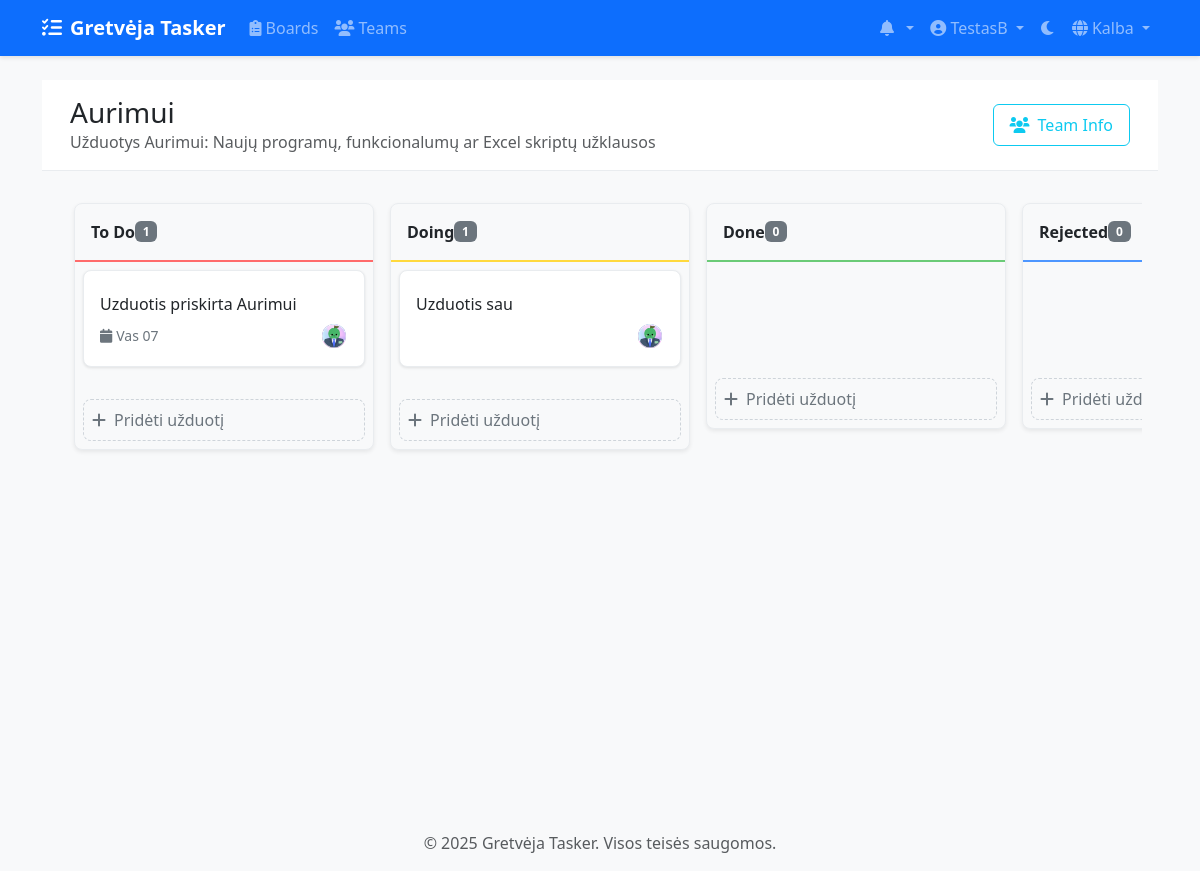
Page /lt/boards/2/ (signed in) on the committed database.
### accounts/models.py (models this page shows, shortened)
class CustomUser(AbstractUser):
    email = models.EmailField(_('email address'), unique=True)
    avatar = models.ImageField(upload_to='avatars/', null=True, blank=True)
    bio = models.TextField(max_length=500, blank=True)
    theme_preference = models.CharField(
        max_length=10,
        choices=[('light', 'Light'), ('dark', 'Dark')],
        default='light'
    )
    notification_preferences = models.JSONField(
        default=dict,
        help_text=_('User notification preferences')
    )
    class Meta:
        verbose_name = _('user')
        verbose_name_plural = _('users')

### boards/models.py (models this page shows, shortened)
class Board(models.Model):
    title = models.CharField(max_length=200)
    description = models.TextField(blank=True)
    created_at = models.DateTimeField(auto_now_add=True)
    updated_at = models.DateTimeField(auto_now=True)
    owner = models.ForeignKey(
        settings.AUTH_USER_MODEL,
        on_delete=models.CASCADE,
        related_name='owned_boards'
    )
    team = models.ForeignKey(
        Team,
        on_delete=models.CASCADE,
        related_name='boards',
        null=True,
        blank=True
    )

class Column(models.Model):
    COLUMN_TYPES = [
        ('todo', 'Padaryti'),
        ('doing', 'Daroma'),
        ('done', 'Atlikta'),
        ('rejected', 'Atmesta'),
    ]
    board = models.ForeignKey(Board, on_delete=models.CASCADE, related_name='columns')
    title = models.CharField(max_length=100)
    type = models.CharField(max_length=20, choices=COLUMN_TYPES)
    position = models.PositiveIntegerField()
    color = ColorField(default='#FF0000')
    class Meta:
        ordering = ['position']

class Task(models.Model):
    PRIORITY_CHOICES = [
        ('low', 'Low'),
        ('medium', 'Medium'),
        ('high', 'High'),
    ]
    title = models.CharField(max_length=200)
    description = models.TextField(blank=True)
    column = models.ForeignKey(Column, on_delete=models.CASCADE, related_name='tasks')
    created_by = models.ForeignKey(
        settings.AUTH_USER_MODEL,
        on_delete=models.CASCADE,
        related_name='created_tasks'
    )
    assigned_to = models.ForeignKey(
        settings.AUTH_USER_MODEL,
        on_delete=models.SET_NULL,
        null=True,
        blank=True,
        related_name='assigned_tasks'
    )
    created_at = models.DateTimeField(auto_now_add=True)
    updated_at = models.DateTimeField(auto_now=True)
    due_date = models.DateTimeField(null=True, blank=True)
    priority = models.CharField(
        max_length=10,
        choices=PRIORITY_CHOICES,
        default='medium'
    )
    position = models.PositiveIntegerField()
    labels = models.ManyToManyField('Label', blank=True)
    class Meta:
        ordering = ['position']

### boards/views/board_views.py (the view)
# urls.py: path('<int:board_id>/', views.board_detail, name='board_detail'),
@login_required
def board_detail(request, board_id):
    board = get_object_or_404(Board, id=board_id)
    if not can_view_board(request.user, board):
        messages.error(request, "You don't have access to this board.")
        return redirect('boards:board_list')
    stats = BoardService.get_board_stats(board)
    users = BoardService.get_board_members(board)
    is_team_admin = False
    pending_invitations = None
    if board.team:
        is_team_admin = board.team.teammembership_set.filter(
            user=request.user,
            role='admin'
        ).exists()
        if is_team_admin:
            pending_invitations = board.team.invitations.filter(status='pending')
    return render(request, 'boards/board_detail.html', {
        'board': board,
        'progress': stats['progress'],
        'users': users,
        'is_admin': is_team_admin,
        'pending_invitations': pending_invitations,
        'is_team_member': board.team and request.user in board.team.members.all()
    })

### boards/permissions.py (called while the page is built)
def can_view_board(user, board):
    return (board.owner == user or
            (board.team and user in board.team.members.all()))

### boards/services/board_service.py (called while the page is built)
    @staticmethod
    def get_board_stats(board):
        total_tasks = board.columns.aggregate(
            total=Count('tasks')
        )['total']
        completed_tasks = board.columns.filter(
            type='done'
        ).aggregate(
            done=Count('tasks')
        )['done']
        progress = int((completed_tasks / total_tasks * 100) if total_tasks > 0 else 0)
        return {
            'total_tasks': total_tasks,
            'completed_tasks': completed_tasks,
            'progress': progress
        }

    @staticmethod
    def get_board_members(board):
        if board.team:
            return board.team.members.filter(is_active=True)
        return board.owner._meta.model.objects.filter(
            id__in=[board.owner.id]
        )

### templates/boards/board_detail.html (shortened to what this page needs)
{% extends 'base.html' %}
{% load static %}
{% load i18n %}
{% block content %}
<div class="board-header">
    <div class="container-fluid">
        <div class="row align-items-center">
            <div class="col">
                <h1 class="h3 mb-0">{{ board.title }}</h1>
                {% if board.description %}
                    <p class="text-muted mb-0">{{ board.description }}</p>
                {% endif %}
            </div>
            <div class="col-auto">
                <div class="btn-group">
                    {% if board.team %}
                        {% if is_team_member %}
                            <button type="button" class="btn btn-outline-info" data-bs-toggle="modal" data-bs-target="#teamInfoModal">
                                <i class="fas fa-users me-2"></i>{% trans "Team Info" %}
                            </button>
                        {% endif %}
                    {% endif %}
                </div>
            </div>
        </div>
    </div>
</div>
<div class="kanban-container">
    <div class="column-container">
        {% for column in board.columns.all %}
            <div class="kanban-column">
                <div class="column-header {{ column.type }}" data-column-id="{{ column.id }}">
                    <div class="d-flex justify-content-between align-items-center">
                        <span>{{ column.title }}</span>
                        <span class="badge bg-secondary">{{ column.tasks.count }}</span>
                    </div>
                </div>
                <div class="task-list" data-column-id="{{ column.id }}">
                    {% for task in column.tasks.all %}
                        <div class="task" id="task-{{ task.id }}" draggable="true" data-task-id="{{ task.id }}">
                            <h6 class="mb-2">
                                <a href="{% url 'boards:task_detail' task_id=task.id %}" class="text-decoration-none text-reset">
                                    {{ task.title }}
                                </a>
                            </h6>
                            <div class="task-meta">
                                {% if task.due_date %}
                                    <span><i class="fas fa-calendar"></i>{{ task.due_date|date:"M d" }}</span>
                                {% endif %}
                                {% if task.assigned_to %}
                                    <div class="member-avatar ms-auto" title="{{ task.assigned_to.get_full_name|default:task.assigned_to.username }}">
                                        {% if task.assigned_to.avatar %}
                                            <img src="{{ task.assigned_to.avatar.url }}" alt="{{ task.assigned_to.username }}" class="img-fluid">
                                        {% else %}
                                            <div class="w-100 h-100 d-flex align-items-center justify-content-center bg-primary text-white">
                                                {{ task.assigned_to.username|make_list|first|upper }}
                                            </div>
                                        {% endif %}
                                    </div>
                                {% endif %}
                            </div>
                        </div>
                    {% endfor %}
                </div>
                <div class="p-2">
                    <button type="button" class="add-task-btn" data-bs-toggle="modal" data-bs-target="#createTaskModal" data-column-id="{{ column.id }}">
                        <i class="fas fa-plus me-2"></i>{% trans "Add Task" %}
                    </button>
                </div>
            </div>
        {% endfor %}
    </div>
</div>
{% endblock %}

### templates/base.html (shortened to what this page needs)
{% load static %}
{% load compress %}
{% load i18n %}
<!DOCTYPE html>
<html lang="{{ LANGUAGE_CODE }}" data-bs-theme="light">
<head>
    <link href="https://cdn.jsdelivr.net/npm/bootstrap@5.3.2/dist/css/bootstrap.min.css" rel="stylesheet">
    <link href="https://cdnjs.cloudflare.com/ajax/libs/font-awesome/6.0.0/css/all.min.css" rel="stylesheet">
    <link href="https://cdn.jsdelivr.net/npm/select2@4.1.0-rc.0/dist/css/select2.min.css" rel="stylesheet">
    <link href="https://cdn.jsdelivr.net/npm/select2-bootstrap-5-theme@1.3.0/dist/select2-bootstrap-5-theme.min.css" rel="stylesheet">
    {% compress css %}
    <link href="{% static 'css/style.css' %}" rel="stylesheet">
    {% endcompress %}
</head>
<body>
    <nav class="navbar navbar-expand-lg navbar-dark bg-primary">
        <div class="container">
            <a class="navbar-brand" href="{% url 'home' %}">
                <i class="fas fa-tasks me-2"></i>Gretvėja Tasker
            </a>
            <div class="collapse navbar-collapse" id="navbarNav">
                <ul class="navbar-nav me-auto">
                    {% if user.is_authenticated %}
                        <li class="nav-item">
                            <a class="nav-link" href="{% url 'boards:board_list' %}">
                                <i class="fas fa-clipboard-list me-1"></i>Boards
                            </a>
                        </li>
                        <li class="nav-item">
                            <a class="nav-link" href="{% url 'teams:team_list' %}">
                                <i class="fas fa-users me-1"></i>Teams
                            </a>
                        </li>
                    {% endif %}
                </ul>
                <ul class="navbar-nav">
                    {% if user.is_authenticated %}
                        <li class="nav-item dropdown">
                            <a class="nav-link dropdown-toggle" href="#" id="notificationsDropdown" role="button" data-bs-toggle="dropdown">
                                <i class="fas fa-bell me-1"></i>
                            </a>
                        </li>
                        <li class="nav-item dropdown">
                            <a class="nav-link dropdown-toggle" href="#" id="userDropdown" role="button" data-bs-toggle="dropdown">
                                {% if user.avatar %}
                                    <img src="{{ user.avatar.url }}" alt="Avatar" class="rounded-circle" width="24" height="24">
                                {% else %}
                                    <i class="fas fa-user-circle"></i>
                                {% endif %}
                                {{ user.username }}
                            </a>
                        </li>
                    {% endif %}
                    <li class="nav-item">
                        <button class="btn nav-link" id="theme-toggle">
                            <i class="fas fa-moon"></i>
                        </button>
                    </li>
                    <li class="nav-item dropdown">
                        <a class="nav-link dropdown-toggle" href="#" id="languageDropdown" role="button" data-bs-toggle="dropdown">
                            <i class="fas fa-globe me-1"></i>{% trans "Language" %}
                        </a>
                                {% get_current_language as CURRENT_LANGUAGE %}
                                {% get_available_languages as LANGUAGES %}
                    </li>
                </ul>
            </div>
        </div>
    </nav>
    <main class="container my-4">
        {% block content %}{% endblock %}
    </main>
    <footer class="footer mt-auto py-3 bg-light">
        <div class="container text-center">
            <span class="text-muted">© {% now "Y" %} Gretvėja Tasker. {% trans "All rights reserved." %}</span>
        </div>
    </footer>
</body>
</html>

### static/css/style.css (style rules this page uses)
:root { --primary-color: #0d6efd; --secondary-color: #6c757d; --success-color: #198754; --info-color: #0dcaf0; --warning-color: #ffc107; --danger-color: #dc3545; --light-color: #f8f9fa; --dark-color: #212529; --todo-color: #ff6b6b; --doing-color: #ffd93d; --done-color: #6bcb77; --rejected-color: #4d96ff; }
body { min-height: 100vh; display: flex; flex-direction: column; background-color: var(--bs-gray-100); }
main { flex: 1; }
.navbar { box-shadow: 0 2px 4px rgba(0,0,0,0.1); }
.navbar-brand { font-weight: bold; }
.kanban-column { min-width: 300px; background: var(--bs-white); border-radius: 0.5rem; box-shadow: 0 0.125rem 0.25rem rgba(0,0,0,0.075); display: flex; flex-direction: column; }
.column-header { padding: 1rem; font-weight: 600; border-bottom: 2px solid; display: flex; justify-content: space-between; align-items: center; }
.task-list { flex: 1; min-height: 100px; padding: 1rem; overflow-y: auto; }
.btn { border-radius: 0.375rem; padding: 0.5rem 1rem; font-weight: 500; transition: all 0.2s ease; }
.member-avatar { width: 32px; height: 32px; border-radius: 50%; margin-left: -8px; border: 2px solid var(--bs-white); overflow: hidden; transition: transform 0.2s ease; }
.add-task-btn { width: 100%; padding: 0.75rem; text-align: left; color: var(--bs-gray-600); background: transparent; border: 2px dashed var(--bs-gray-300); border-radius: 0.5rem; transition: all 0.2s ease; }
.column-header.todo { border-color: var(--todo-color); }
.column-header.doing { border-color: var(--doing-color); }
.column-header.done { border-color: var(--done-color); }
.column-header.rejected { border-color: var(--rejected-color); }

### templates/boards/board_detail.html (style rules this page uses)
.kanban-container { min-height: calc(100vh - 180px); padding: 1rem; background: var(--bs-gray-100); }
.board-header { padding: 1rem; background: var(--bs-white); border-bottom: 1px solid var(--bs-gray-200); }
.column-container { display: flex; gap: 1rem; overflow-x: auto; padding: 1rem; align-items: flex-start; }
.kanban-column { flex: 0 0 300px; background: var(--bs-gray-100); border-radius: 0.5rem; border: 1px solid var(--bs-gray-200); }
.column-header { padding: 1rem; border-bottom: 2px solid; font-weight: 600; }
.task-list { min-height: 100px; padding: 0.5rem; transition: background-color 0.2s ease; }
.task { background: var(--bs-white); border-radius: 0.5rem; padding: 1rem; margin-bottom: 0.5rem; box-shadow: 0 1px 3px rgba(0,0,0,0.1); cursor: grab; border: 1px solid var(--bs-gray-200); transition: transform 0.2s ease, box-shadow 0.2s ease; }
.member-avatar { width: 28px; height: 28px; border-radius: 50%; margin-left: -0.5rem; border: 2px solid var(--bs-white); background: var(--bs-gray-200); overflow: hidden; }
.task-meta { display: flex; align-items: center; gap: 1rem; margin-top: 0.5rem; color: var(--bs-gray-600); font-size: 0.875rem; }
.task-meta i { margin-right: 0.25rem; }
.add-task-btn { width: 100%; padding: 0.5rem; text-align: left; color: var(--bs-gray-600); background: transparent; border: 1px dashed var(--bs-gray-400); border-radius: 0.5rem; margin-top: 0.5rem; transition: all 0.2s ease-in-out; position: relative; z-index: 1; }

### rows in the picture
CustomUser: username "TestasB"
Board: title "Aurimui", description "Užduotys Aurimui: Naujų programų, funkcionalumų ar Excel skriptų užklausos"
Column: title "To Do", tasks.count "1"
Task: title "Uzduotis priskirta Aurimui", due_date "Vas 07", assigned_to.avatar (picture)
Column: title "Doing", tasks.count "1"
Task: title "Uzduotis sau", assigned_to.avatar (picture)
Column: title "Done", tasks.count "0"
Column: title "Rejected", tasks.count "0"
